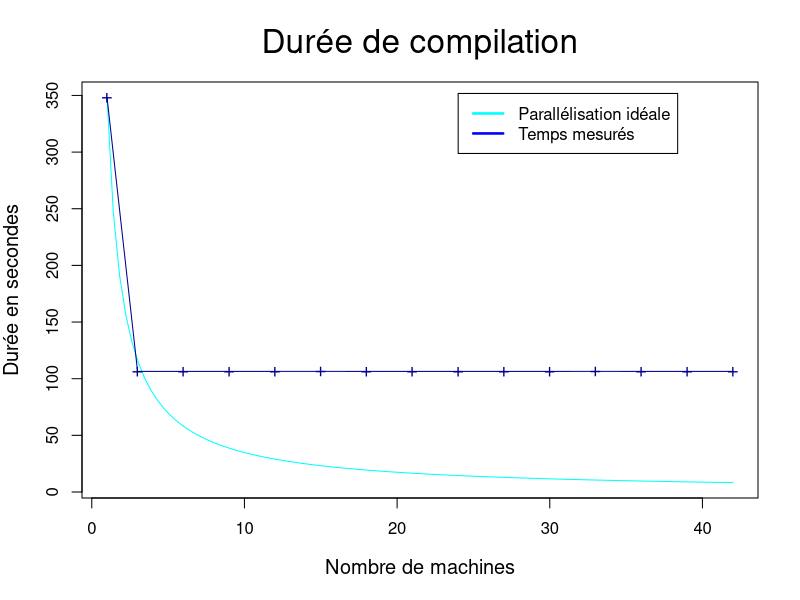
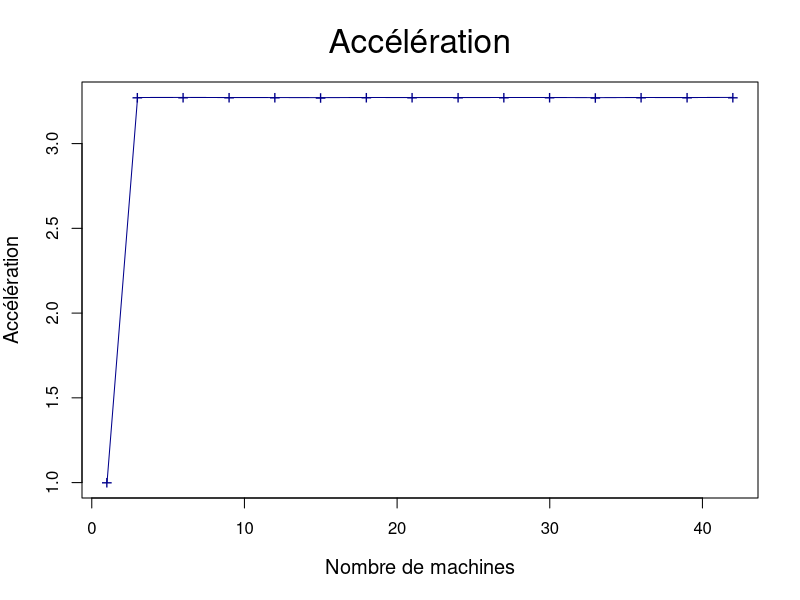
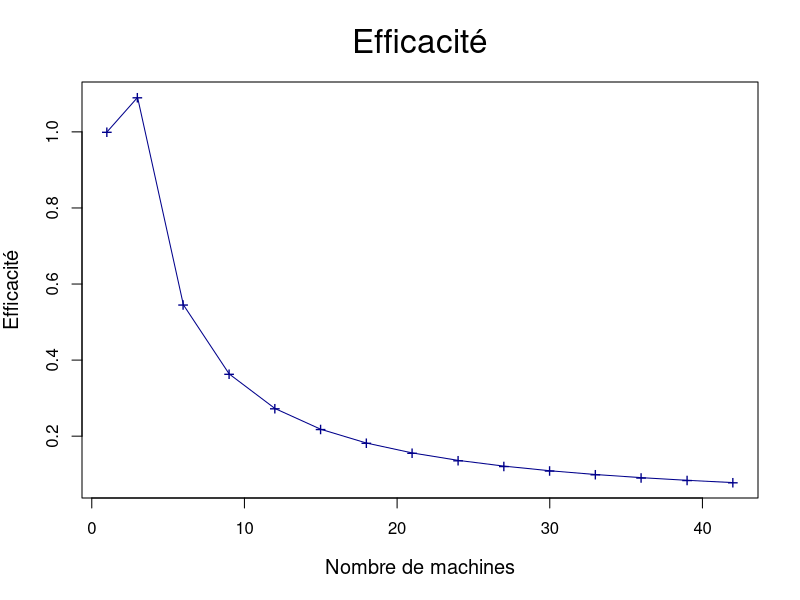
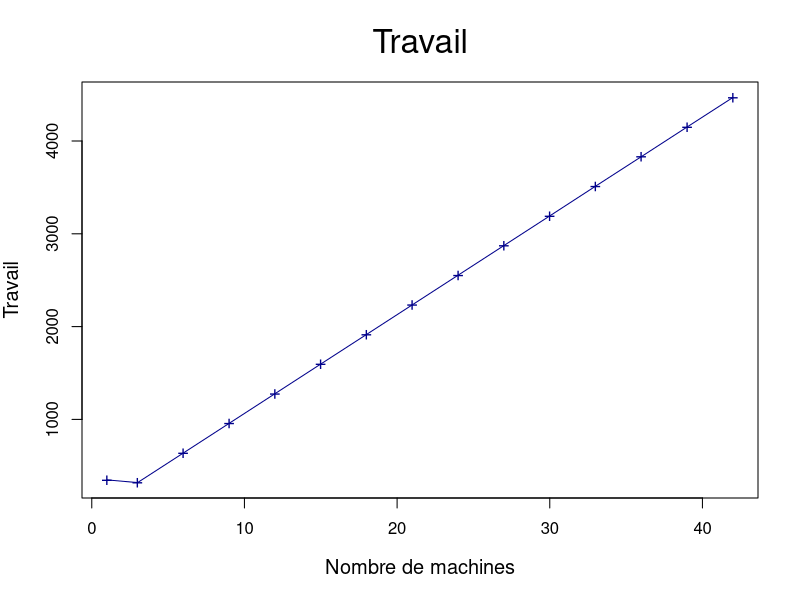

Reproduce these figures in R, in order.
pdf("sujet_makefiles_premier_Makefile_nth8.pdf")

nCPU = 42
STEP = 3

#x_axis <- seq.int( nCPU, STEP, -STEP )
#x_axis <- seq.int( STEP, nCPU, STEP )
x_axis=c()
for (i in seq(from=nCPU, to=1, by=-STEP)) {
  x_axis = c( x_axis, i )
}

if ( ! (1 %in% x_axis) ) {
  x_axis = c( x_axis, 1 )
}

x_axis = rev(x_axis)

data <- c( 348262,  106439,  106424,  106446,  106448,  106465,  106437,  106445,  106447,  106438,  106437,  106466,  106438,  106447,  106420 )

# -1 )
#data <- head( data, -1)

data = data / 1000

#sCPU = tail(data, n=1)

xLim = 4 * nCPU / 7
sCPU = head(data, n=1)
yLim = sCPU + sCPU / 100

x_ideal <- c( 1, nCPU )
y_ideal <- data / x_axis
y_lims <- c( min(data), yLim )

ideal <- function( n ) {
  return (sCPU/n)
}

plot( ideal, 1, nCPU, ann=FALSE, col="cyan" )
lines( x_axis, data, pch="+", cex=1.2, type="o", col="dark blue", ann=FALSE, ylim=y_lims )

title( main="Durée de compilation", font.main=1, cex.main=2 )
title( xlab="Nombre de machines", cex.lab=1.2 )
title( ylab="Durée en secondes", cex.lab=1.2 )


# places a legend at the appropriate place
legend( xLim, yLim,

 # puts text in the legend
c("Parallélisation idéale", "Temps mesurés"),

# gives the legend appropriate symbols (lines)
lty=c(1,1),

 # gives the legend lines the correct color and width
lwd=c(2.5,2.5),col=c("cyan", "blue"),bg="white")


dev.off()

m = nCPU

T1 = sCPU

Tm = data

acc = T1 / Tm


travail=c()
for (i in 1:length(data)) {
  travail = c( travail, x_axis[i] * Tm[i] )
}

eff=T1/travail



prefix="sujet_makefiles_premier_Makefile_nth8"

pdf(paste(prefix,"_acc.pdf", sep=""))

plot( x_axis, acc, pch="+", cex=1.2, type="o", col="dark blue", ann=FALSE ) #, ylim=y_lims )

title( main="Accélération", font.main=1, cex.main=2 )
title( xlab="Nombre de machines", cex.lab=1.2 )
title( ylab="Accélération", cex.lab=1.2 )

dev.off()



pdf(paste(prefix,"_eff.pdf", sep=""))

plot( x_axis, eff, pch="+", cex=1.2, type="o", col="dark blue", ann=FALSE ) #, ylim=y_lims )

title( main="Efficacité", font.main=1, cex.main=2 )
title( xlab="Nombre de machines", cex.lab=1.2 )
title( ylab="Efficacité", cex.lab=1.2 )

dev.off()


pdf(paste(prefix,"_work.pdf", sep=""))

plot( x_axis, travail, pch="+", cex=1.2, type="o", col="dark blue", ann=FALSE ) #, ylim=y_lims )

title( main="Travail", font.main=1, cex.main=2 )
title( xlab="Nombre de machines", cex.lab=1.2 )
title( ylab="Travail", cex.lab=1.2 )

dev.off()
